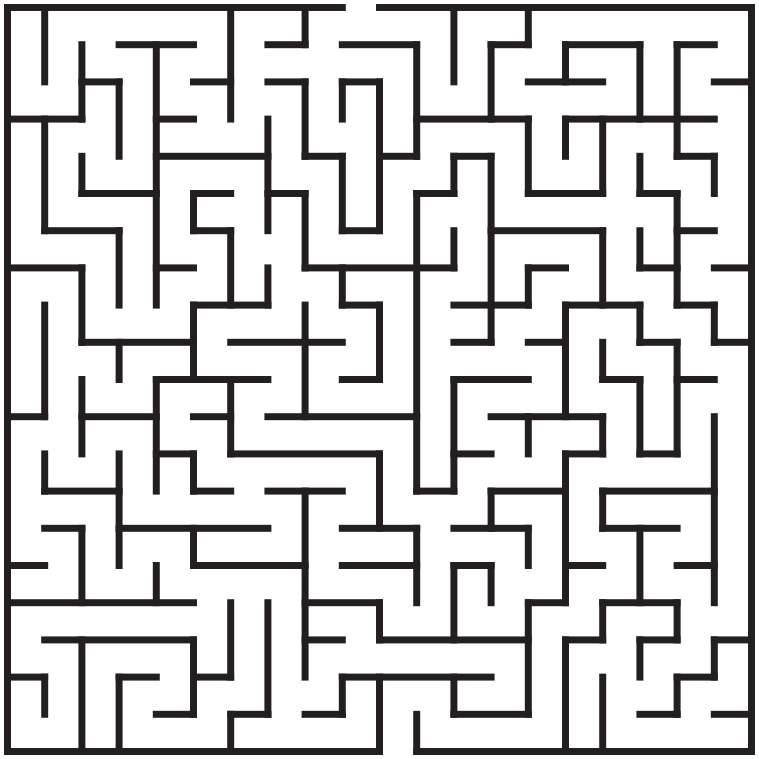
#> input picture dort.png, 759 x 759 px
$ python BreadBoard3.py
#> lines starting #> are read from the running program, lines starting #| are printed output that depends on the picture; after the words box and inside, x2 and y2 are one past the last pixel; in counts of white or black regions, pixels touching at a corner belong together
import cv2
import numpy as np

# img =  cv2.imread("bes.jpeg" , 0)
#img = cv2.imread("re.png", 0)
# img = cv2.imread("6.png" , 0)
img = cv2.imread("dort.png", 0)
#> img: shape (759, 759); min 32, max 255, mean 210.7
# img = cv2.imread("ilk.png",0)
print(len(img[0]), len(img[1]), img.shape)
#| 759 759 (759, 759)
# gray = cv2.cvtColor(img,cv2.COLOR_BGR2GRAY)


thn = cv2.ximgproc.thinning(img, None, cv2.ximgproc.THINNING_ZHANGSUEN)
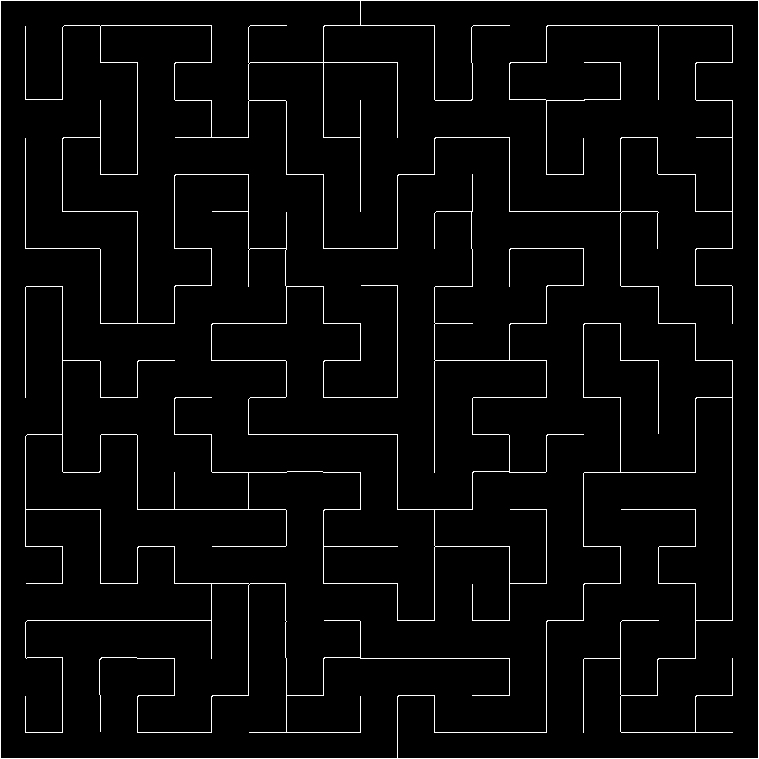
#> thn: shape (759, 759); 3.1% white in thin lines or dots


def birlestir(dizi, katman, sadeKatman):
    state = True
    count2 = 0

    path = []
    dugumKordinatları = []
    dugumKordinatlarıs = []
    paths = []
    sayac = []
    ters = []
    araDugumler = []
    ilkPath = []
    araKatman = []

    katman2 = []
    sayac3 = 0
    count = 0
    kopruDegerler = []
    kopruKatman = []

    print(len(sadeKatman), "sade katman")
    for a1 in katman:
        for a2 in a1:
            araKatman.append(a2 + [0])

        katman2.append(araKatman)
        araKatman = []

    print(len(katman2), len(katman))

    for k in katman[-1]:

        if ([k[0], k[1]] == [0, 0]):
            araDugumler.append(k[2][0])

            ilkPath.append(k[2])

    print("katman sayısı", len(katman2))

    for l in araDugumler:
        ara = l
        ters.extend(reversed(ilkPath[count]))
        path.extend(ters)
        count = count + 1
        print(sayac3, "sayac")
        sayac3 = sayac3 + 1

        araKatman = []

        for i in range(len(katman2) - 1, -1, -1):

            print(len(katman2[i]))
            for j in range(len(katman2[i])):

                if (ara == [katman2[i][j][0], katman2[i][j][1]] and katman2[i][j][3] == 0):
                    state = 0
                    ara = katman2[i][j][2][0]
                    katman2[i][j][3] = 1

                    path.extend(reversed(katman2[i][j][2]))
                    kopruDegerler.append(katman2[i][j][2][-1])

                    break  # fazladan ekliyorsun büyük ihtimalle burdaki ara katmandan kasıt 1 katman seviyesindeki tüm dügümler.

            if (state):

                for j in range(len(katman2[i])):

                    if (ara == [katman2[i][j][0], katman2[i][j][1]] and katman2[i][j][3] == 1):
                        ara = katman2[i][j][2][0]

                        path.extend(reversed(katman2[i][j][2]))

                        kopruDegerler.append(katman2[i][j][2][-1])

                        break

            state = True
        kopruKatman.append(kopruDegerler)
        kopruDegerler = []

        paths.append(path)
        path = []
        dugumKordinatları = []

    for s in paths:
        sayac.append([len(s), count2])
        count2 = count2 + 1

    sayac.sort()

    yonSaptama(kopruKatman[sayac[0][1]], sadeKatman)
    return dugumKordinatları, paths[sayac[0][1]]  # paths[sayac[0][1] en kısa yolu verir (countla ilişkili dikkat et)


def sıralıSonuc(startP, end, backPath, img):  # ab bitiş noktalrı arguman uyuşmazlığı var kontrol et

    count = 1
    y, x = startP
    kopruler = []
    lastDugum = []  # 0-0 olabilir null değerden iyidir test et
    dugumler = [[y, x]]  # iç içe dizilerin mantığını kontrol et  [[x,y,0]] yapman gerekebilir diğer alternatif [[x,y]]
    dugumKoordinat = dugumler[:]
    backDugum = []
    sayac = []
    katman = []
    sadeKatman = []
    while (len(dugumler) > 0):

        dugumler, path, checkP, backPath = sıralıArama(dugumKoordinat, end, backPath,
                                                       img)  # while den çıkması demek dugumun = 0 olması demek buda doğru sonucu bulduğu anlamına gelmekte kodu inceleve gereksiz ise checkP ortadan kaldır. # burada dugumkordinatları eklememizin sebebi bir önceki katmandaki dugumlere yani geriye gitmeyi önlemek amaç

        dugumKoordinat = []

        for k in backPath:
            k.extend(lastDugum)

        for i in dugumler:
            kopruler.append([i[0], i[1]])  # dugum nokları sıra ile ekleniyo

            if ([i[0], i[1]] != [-1, -1]):
                dugumKoordinat.append([i[0], i[
                    1]])  # [-1,-1] olan düğümler filtrelendi ve bu değer olmayan düğümler yani koordinatlar bulunuyor

        sadeKatman.append(dugumKoordinat)
        lastDugum.extend(dugumKoordinat)
        sayac.extend(
            dugumler)  # append maybe...  checP ==1 ise dugum --> 0-0 olanı bul birleştirme algoritmasını çağır. breakleye  bilirsin

        if (checkP >= 1):  # checkPoint

            katman.append(dugumler)
            #   sayac.extend(dugumler)  # append maybe...  checP ==1 ise dugum --> 0-0 olanı bul birleştirme algoritmasını çağır. breakleye  bilirsin

            break

        elif (len(dugumler) == 1 and ([dugumler[-1][0], dugumler[-1][1]] == [-1, -1])):

            break  # hacı bunu etraflıca düşün  # bu olay gerçekleşirse bir daha fotoğraf çektirilip çözüm olayı tekrarlanılabilir

        katman.append(dugumler)

    dugum, path = birlestir(sayac, katman, sadeKatman)

    img2 = cv2.imread("dort.png",1)
    # [4 lines of commented-out code are left out]

    for i in path:
        y, x = i

        img2[y][x] = [255, 0, 0]

    cv2.namedWindow("omer", cv2.WINDOW_NORMAL)
    cv2.resizeWindow("omer", 1174, 1117)
    cv2.imshow("omer", img2)
    cv2.waitKey(0)


# bu metodun amacı dugumlerin yanına ek olarak elenmiş olan path ile birlikte tüm dügümleri tek dizide toplamaktır. path döndermek gerekesiz olabilir ilerleyen zamanlarda temizlemelisin
def sıralıArama(dugumSa, end, backPoint, img):  # dizi döndörme arguman olarak sıkıntı olabilir pythonda

    dugumler = []
    backPath = []
    count = 0
    araci1 = []
    araci2 = []
    pathAraci1 = []
    pathAraci2 = []
    araDeger = []
    checkToplam = 0
    for i in dugumSa:

        for j in backPoint:

            if (i in j):

                # araci2 = araci2 + araci1[:] # şuan için tüm dügümler için eklemen gerektiğini düşünmüyorum bu yüzden alttaki satırda sadece araci1 i ekledim bu satır yorum satırı
                # pathAraci2 = pathAraci1 + pathAraci2
                # j.extend(araci1)
                path, dugum, checkP, backP = komsuluk(i[0], i[1], end, [j],
                                                      img)  # i[0,0,0] uyumsuzluğu dikkat et # hacı burda i[][] de olabilir dikkat!!!!

                checkToplam = checkP + checkToplam

                for k in dugum:
                    araDeger.append([k[0], k[1]])

                backPath.append(backP)  # bu satırdaki amaç her düğümün backPath ini bulmak
                araDeger = []
                break

        dugumler.extend(dugum)  # append de olabilir.

    return dugumler, path, checkToplam, backPath  # path i döndürmek sıkıntılı olabiblir


def komsuluk(y, x, end, backPath, img):  # unutma i == y ekseni  j == x ekseni
    i, j = y, x
    state = True
    backPath[-1].extend([[i, j]])
    dugum = []
    count = 0

    dizi = [[0, 0], [0,
                     0]]  # burada hata olabilir...  burada en son 3 eleman eklemede sıkıntı çıkarıyor ondan böyle 2 tane 0-0 dizisi atadın  ----> Hacı burada boş küme ile başlattım. return evresinden önce o elemanı silmelisin
    deg = 0
    dogruYol = 0

    while state:

        yon = []

        if (img[i - 1][j + 1] == 255 and [i - 1, j + 1] not in backPath[-1]):  # buralara dikkat et ve 255 değerine de

            yon.append(0)
            kopru = 0

        if (img[i][j + 1] == 255 and [i, j + 1] not in backPath[
            -1]):  # burda bug var i,j dizinin ilk elamanını 0-0 yapıyorum ama etraflıca düşün
            yon.append(1)
            kopru = 1

        if (img[i + 1][j + 1] == 255 and [i + 1, j + 1] not in backPath[-1]):
            yon.append(2)
            kopru = 2

        if (img[i + 1][j] == 255 and [i + 1, j] not in backPath[-1]):
            yon.append(3)
            kopru = 3

        if (img[i + 1][j - 1] == 255 and [i + 1, j - 1] not in backPath[-1]):
            yon.append(4)
            kopru = 4

        if (img[i][j - 1] == 255 and [i, j - 1] not in backPath[-1]):
            yon.append(5)
            kopru = 5

        if (img[i - 1][j - 1] == 255 and [i - 1, j - 1] not in backPath[-1]):
            yon.append(6)
            kopru = 6

        if (img[i - 1][j] == 255 and [i - 1, j] not in backPath[-1]):
            yon.append(7)  # duvgum değikeninin adını yon olarak değiştir.
            kopru = 7

        if ([i, j] in end):  # dugum == yon

            print(
                "umulur ki doğru yolu bulasın... ")  # burada ileriyi kontrol edicek kodu yazmalısın  bitiş noktasını burda kıyasla eğer eşitse doğru yolu bulduğun umulur
            dizi.append([i, j])
            dizi.pop(0)
            dizi.pop(0)

            dogruYol = 1
            dugum = [[0, 0, dizi]]  # şuna bi bak
            break


        elif (len(
                yon) > 1):  # dugum içini başka bir değişkene ata sebebi bu şekilde dugum her zaman 0 büyük oluyor. !!!!DİKKAT ETMELİSİN!!!!!!!!!

            dizi.append([i, j])

            dugum = dugumNoktalari(i, j, yon)

            filtreDugum = dugumFiltre(i, j, dugum)  # filtreDugum2 == backPath için dügüm

            if (len(filtreDugum) > 1):

                backPath.append([dizi[-1], dizi[-2], dizi[
                    -3]])  # dugum noktalarında geri dönüşü engellemek için yaptık burada path son ve dugum pikselleri eklenmesi amçlanmıştır.
                backPath[-1].extend(filtreDugum[:])  # buradaki kodda o anki katmandaki düğümlere gitmek engellenmiştir.

                dizi.pop(0)
                dizi.pop(0)

                for k in range(len(dugum)):
                    dugum[k] = dugum[k] + [dizi]  # buranın filtre dugum olası lazım değil mi?

                # k = k + dizi

                # buradaki amacımız  [[dugum1],[dugum2],[yol dizisi]] burada yol dizisinin son elemaın dugumun başlangıc noktasındaki pikselin bir önceki pikselidir""

                break  # ana döngüye ait break


            else:

                # dizi.append(filtreDugum[0])  # append olabilir hacı dikkat   # hacı burada ekleme yapmaya gerek yok sadece ive j nin yeni konumunu ayarlaman yeterlidir.
                i, j = filtreDugum[0]
                backPath.append([dizi[-1], dizi[-2], [i, j]])
                backPath[-1] = backPath[-1] + backPath[
                    0]  # aşağıda ekleme yaptık burada eklemeye gerek var mı bilmiyorum %90 yok ilerleyen zamanda sil


        elif (len(yon) <= 0 and [i, j] not in end):

            dizi.append([i, j])
            dizi.pop(0)
            dizi.pop(0)

            dugum = [[-1, -1, dizi]]
            break


        else:  # yon ==1 ise diye de koşul koyabilirsin
            # dizi == path
            dizi.append([i, j])

            interim = dugumNoktalari(i, j, yon)  # x,ydi değiştirdim i,j ile hata yapmış olabilirim...

            i, j = interim[0][0], interim[0][1]  # sebebi dizi içinde dizi döndermesidir.

            backPath.append([dizi[-1], dizi[-2], dizi[-3]])  # 3 tane eklemene gerek kalmayabilir

            backPath[-1] = backPath[-1] + backPath[
                0]  # burada geri dönüşü engellemek için ilk başta gönderdiğin düğüm bilgilerinide ekleyerek ilerliyoruz sisteme yük bindiriyor( fazla veri gerekirse silinecek) ileleyen süreçte elden geçir kodu

    # dizi.pop(0)
    # dizi.pop(0)   bunları diğer durumlar içinde yazabilirsin düğümler yoksa diye

    geriDonus = backPath[-1]
    return dizi, dugum, dogruYol, geriDonus


def dugumNoktalari(x1, y1, dugum):
    deger = []
    for i in dugum:
        x, y = x1, y1
        if (i == 0):

            x, y = x - 1, y + 1
            deger.append([x, y])


        elif (i == 1):

            x, y = x, y + 1

            deger.append([x, y])


        elif (i == 2):

            x, y = x + 1, y + 1
            deger.append([x, y])


        elif (i == 3):
            x, y = x + 1, y
            deger.append([x, y])


        elif (i == 4):
            x, y = x + 1, y - 1
            deger.append([x, y])


        elif (i == 5):
            x, y = x, y - 1
            deger.append([x, y])


        elif (i == 6):
            x, y = x - 1, y - 1
            deger.append([x, y])


        elif (i == 7):

            x, y = x - 1, y
            deger.append([x, y])

    return deger


def noDuplicateValue(list):
    s = []
    for i in list:
        if i not in s:
            s.append(i)

    return s


def dugumFiltre2(y, x, dugum):
    dizi = komsulukSaptama([y, x], dugum)

    gurultu = []
    for i in dizi:

        for j in dizi:

            y = abs(i[0] - j[0])
            x = abs(i[1] - j[1])

            if ([y, x] == [1, 0] and i[2] in [0, 2, 4, 6]):

                gurultu.append([i[0], i[1]])

            elif ([y, x] == [0, 1] and i[2] in [0, 2, 4, 6]):

                gurultu.append([i[0], i[1]])

    gurultu = noDuplicateValue(gurultu)
    for i in range(len(dizi)):
        dizi[i].pop(2)

    for i in gurultu:
        dizi.remove(i)

    return dizi


def dugumFiltre(i1, j1, dugum):
    dizi = []

    resDizi = []
    res2Dizi = []

    kopru = 0
    kopru2 = 0

    for i in dugum:
        for j in dugum:
            resDizi.append(abs(i[0] - j[0]))
            res2Dizi.append(abs(i[1] - j[1]))

    resDizi.sort()
    res2Dizi.sort()

    res = resDizi[-1]
    res2 = res2Dizi[-1]

    if (len(
            dugum) == 3 and res == 0):  # dugum sayısı 3 e eşit olduğunda ve geliş guzergahının sagında veya solunda dugumlerin oldugu durum (y   ekseni için) # dikkat et bu durum gerçekleştiğinde dugum sayısı 3 de olsa aralarındaki fark 0 olmuyor. fark sıfır olsa dugum sayısı == 2 olmuş oluyor

        kopru = 0


    elif (len(
            dugum) == 3 and res2 == 0):  # dugum sayısı 3 e eşit olduğunda ve geliş guzergahının altında veya ustunde dugumlerin oldugu durum (x ekseni için)

        kopru = 0


    elif (res > 1 or res2 > 1 or (res == 1 and res2 == 1)):

        dizi = dugumFiltre2(i1, j1, dugum)
        kopru = 1

    if (kopru == 0):

        for n in dugum:

            if ([i1, j1 + 1] == n):  # ----> 0

                dizi.append(n)


            elif ([i1 + 1, j1] == n):  # ----> 2

                dizi.append(n)


            elif ([i1, j1 - 1] == n):  # ----> 4

                dizi.append(n)

            elif ([i1 - 1, j1] == n):  # ----> 6

                dizi.append(n)

    return dizi


# [43 lines left out: function dugumSonrası, not called in this run]


def yonSaptama(kopruDegerleri, katman):
    cıkısYonu = []
    katman.pop(-1)

    for i in range(len(katman) - 1, -1, -1):
        cıkısYonu.append(komsulukSaptama(kopruDegerleri[(len(kopruDegerleri)) - i - 1], katman[i]))
    d =  noDuplicateValue(cıkısYonu)
    print()


def komsulukSaptama(koordinat, dugum):
    i, j = koordinat
    yon = []

    for k in range(len(dugum)):

        araDeger = [dugum[k][0], dugum[k][1]]

        if ([i - 1, j + 1] == araDeger):  # buralara dikkat et ve 255 değerine de

            yon.append(0)
            dugum[k].append(0)
            kopru = 0
        elif ([i, j + 1] == araDeger):  # burda bug var i,j dizinin ilk elamanını 0-0 yapıyorum ama etraflıca düşün
            yon.append(1)

            dugum[k].append(1)
            kopru = 1

        elif ([i + 1, j + 1] == araDeger):
            yon.append(2)
            dugum[k].append(2)
            kopru = 2

        elif ([i + 1, j] == araDeger):
            yon.append(3)
            dugum[k].append(3)
            kopru = 3

        elif ([i + 1, j - 1] == araDeger):
            yon.append(4)
            dugum[k].append(4)
            kopru = 4

        elif ([i, j - 1] == araDeger):
            yon.append(5)
            dugum[k].append(5)
            kopru = 5

        elif ([i - 1, j - 1] == araDeger):
            yon.append(6)
            dugum[k].append(6)
            kopru = 6

        elif ([i - 1, j] == araDeger):
            yon.append(7)

            dugum[k].append(7)  # duvgum değikeninin adını yon olarak değiştir.
            kopru = 7

    return dugum


""""x,y,z,a = komsuluk(42,28,[[41,28]],[[[41,28]]],thn)

print("path:", x)
#print("sadece dugumler : " , y[0][0], y[0][1] ,  " - ", y[1][0], y[1][1])

print("sadece dugumler : " )
for i in y:
    print(i[0],i[1])
    print()
print("dugumler : " , y)
print("point : " ,z)

print("backPoint : " ,a)"""

# sıralıSonuc([136,178],[[627,629]],[[[136,178],[137,179]]],thn) # oval
#sıralıSonuc([108, 21], [[926, 1013]], [[[108, 20], [108, 21]]], thn)  # reall

# sıralıSonuc([48,28],[[143,257]],[[[48,28],[47,28]]],thn) # ilk
# sıralıSonuc([101,21],[[932,1013]],[[[101,20],[101,21]]],thn) # real
# sıralıSonuc([214,218],[[101,101]],[[[214,218],[214,219]]],thn) # 6.png
# sıralıSonuc([4,120],[[160,120]],[[[3,120],[4,120]]],thn) # 7.png


# sıralıSonuc([116,124],[[69,79]],[[[116,124],[116,125]]],thn) # bes.jpeg
# sıralıSonuc([61,57],[[69,79]],[[[61,57],[62,57]]],thn) # bes.jpeg
# sıralıSonuc([80,131],[[60,69]],[[[80,131],[81,131]]],thn) # bes.jpeg

# sıralıSonuc([76,119],[[60,69]],[[[76,119],[76,118]]],thn) # bes.jpeg


# sıralıSonuc([82,113],[[60,69]],[[[82,113],[82,114]]],thn) # bes.jpeg

# sıralıSonuc([115,147],[[52,115]],[[[115,147],[115,148]]],thn) # bes.jpeg # hatalı nokta tespiti

# sıralıSonuc([115,147],[[63,72]],[[[115,147],[115,148]]],thn) # bes.jpeg # hatalı nokta tespiti

# sıralıSonuc([85,117],[[49,52]],[[[85,117],[86,117]]],thn) # bes.jpeg


# sıralıSonuc([89,123],[[60,69]],[[[89,123],[89,124]]],thn) # bes.jpeg # 2. hata


# sıralıSonuc([95,130],[[60,69]],[[[95,130],[95,129]]],thn) # bes.jpeg  # hata 1.

# sıralıSonuc([135,164],[[69,79]],[[[135,164],[135,165]]],thn) # bes.jpeg
# sıralıSonuc([135,164],[[69,79]],[[[135,164],[135,165]]],thn)

sıralıSonuc([5,360],[[754,397]],[[[5,360],[4,360]]],thn) # dort.png
#> the loop in sıralıSonuc, `while (len(dugumler) > 0): ` made 9 passes
#> checkP on passes 2 to 9: 0, 0, 0, 0, 0, 0, 0, 1
#> (checkP, backPath) on pass 1: (0, [[[25, 360], [24, 360], [23, 360], [25, 361], [25, 359]]])
#> after the loop in sıralıSonuc, `while (len(dugumler) > 0):`: k = 72 pairs, first value 25 to 621, second value 25 to 732; katman = 9 items; kopruler = 57 pairs, first value -1 to 696, second value -1 to 732; lastDugum = 42 pairs, first value 0 to 696, second value 0 to 732; sadeKatman = 9 items; sayac = 57 items
#| 9 sade katman
#> the loop in birlestir, `for a1 in katman:` made 9 passes
#> after the loop in birlestir, `for a1 in katman:`: katman2 = 9 items
#| 9 9
#> the loop in birlestir, `for k in katman[-1]: ` made 11 passes
#> after the loop in birlestir, `for k in katman[-1]:`: araDugumler = [[472, 619]]; ilkPath = 1 item
#| katman sayısı 9
#> the loop in birlestir, `for l in araDugumler:` made 1 pass
#> (count, sayac3) on pass 1: (1, 1)
#| 0 sayac
#| 11
#| 10
#| 9
#| 7
#| 4
#| 5
#| 5
#| 4
#| 2
#> after the loop in birlestir, `for l in araDugumler:`: count = 1; kopruKatman = [[[472, 620], [397, 732], [212, 621], [211, 620], [100, 249], [63, 249], [62, 323], [25, 360]]]; paths = 1 item; sayac3 = 1; ters = 652 pairs, first value 472 to 754, second value 397 to 620
#> the loop in birlestir, `for s in paths:` made 1 pass
#> after the loop in birlestir, `for s in paths:`: count2 = 1; sayac = [[2045, 0]]
#> the loop in yonSaptama, `for i in range(len(katman) - 1, -1, -1):` made 8 passes
#> after the loop in yonSaptama, `for i in range(len(katman) - 1, -1, -1):`: cıkısYonu = 8 items
#> in sıralıSonuc, `dugum, path = birlestir(sayac, katman, sadeKatman)`: dugum = []; path = 2045 pairs, first value 5 to 754, second value 248 to 732
#> in sıralıSonuc, img2 is the input picture: shape (759, 759, 3); mean B, G, R 210.7, 210.5, 211.3
#> the loop in sıralıSonuc, `for i in path:` made 2045 passes
#> (y, x) on passes 1 to 3: (754, 397), (753, 397), (752, 397)
#> after the loop in sıralıSonuc, `for i in path:`:
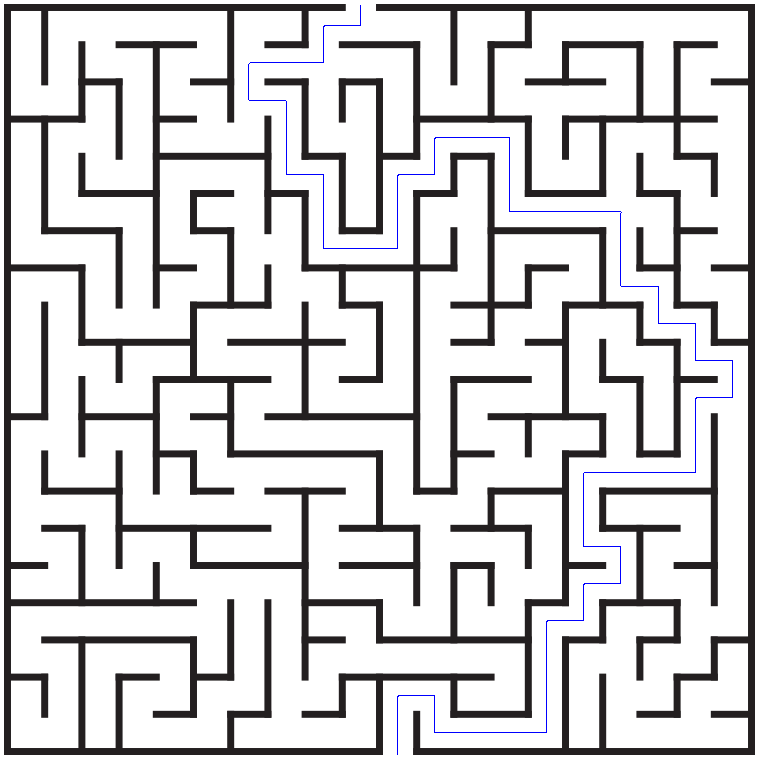
#> img2: shape (759, 759, 3); 0.35% of pixels changed, all inside (x1, y1, x2, y2) = (248, 5, 733, 755)

# sıralıSonuc([3,144],[[312,176]],[[[2,144],[3,144]]],thn)
# sıralıSonuc([114,57],[[1012,933]],[[[114,56],[144,57]]],thn)

"""print()
print()
print()
a,b,c,z = sıralıArama([[42,28]],[[320,28]],[[[42,28],[41,28]]],thn)
print("path:", b)
#print("sadece dugumler : " , y[0][0], y[0][1] ,  " - ", y[1][0], y[1][1])

print("sadece dugumler : " )
for i in a:
    print(i[0],i[1])
    print()
print("dugumler : " )
print()
for i in a:
    print(i)
    print()
print("backPoint : " ,z)"""
